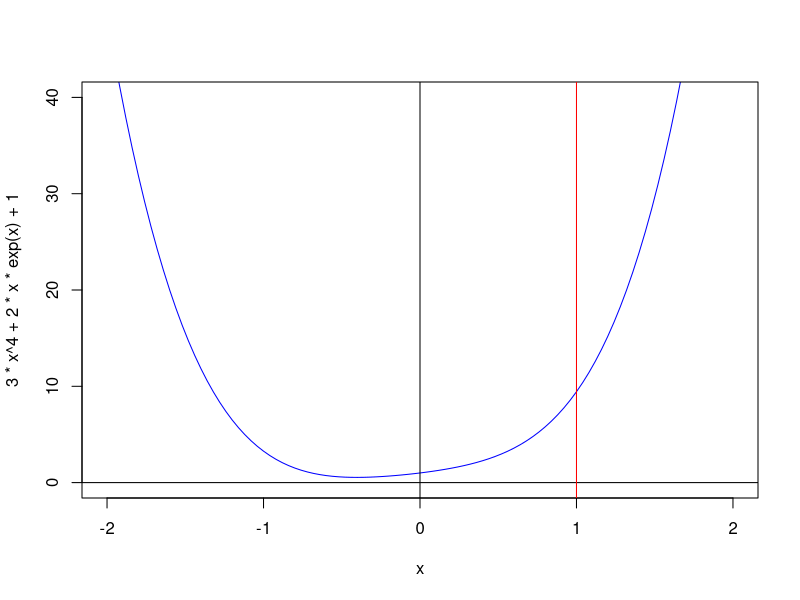
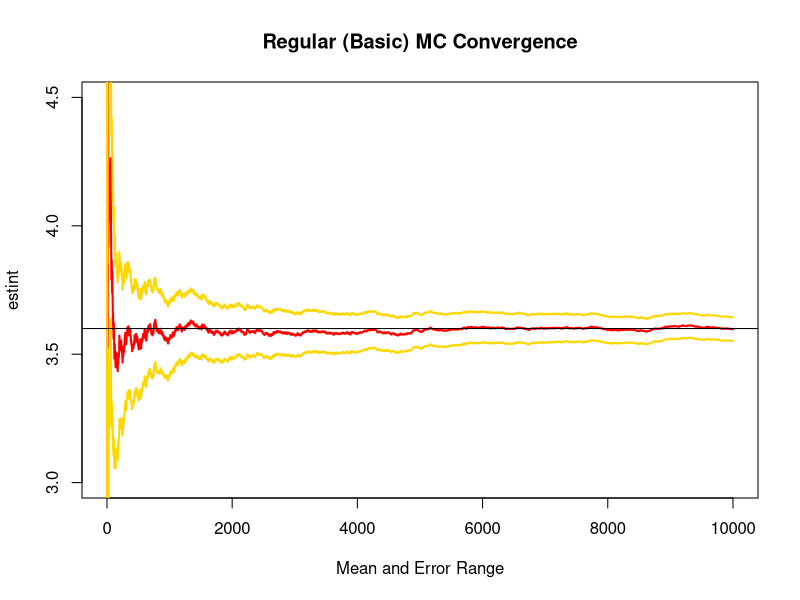
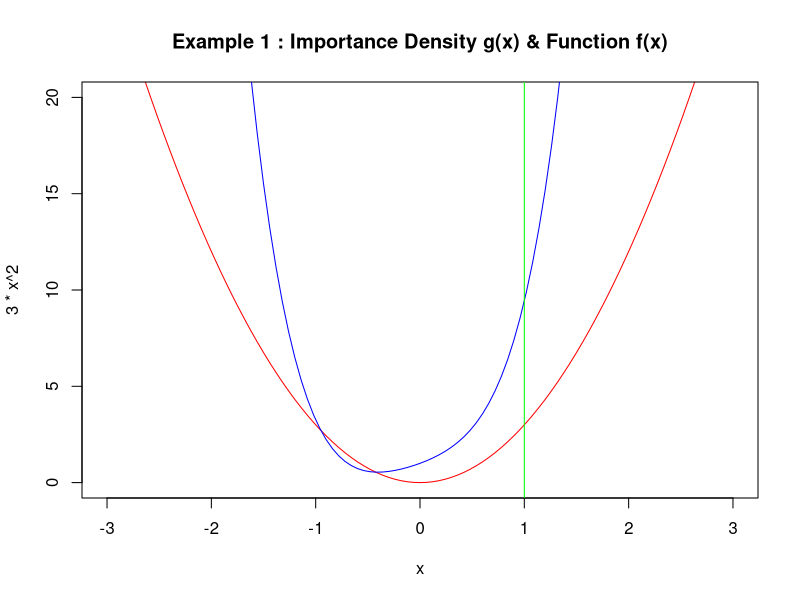
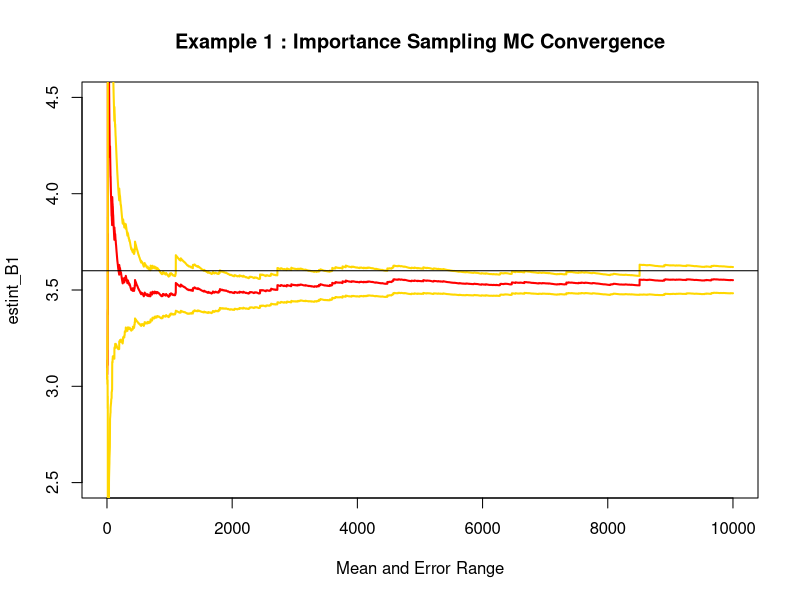
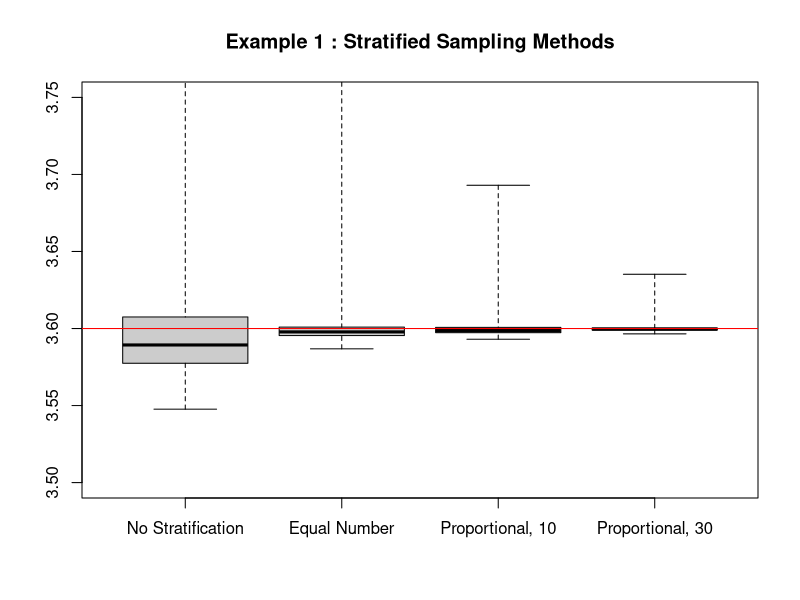

These figures' R source, in order: (Note: a time limit stopped this script after it produced the figures.)
# ===================================================================================================================================
# 1) Compare the following methods of Monte Carlo integration: A) Regular Monte Carlo ; B) Importance Sampling ; C) Stratified Sampling

# First we need to find an example/ an appropriate function to be integrated through different methods:

# First example function: f(x) = 3x^4 + 2x exp(x) + 1

# plotting the chosen function using built-in function curve()
curve(3*x^4 + 2*x*exp(x) + 1 , xlim=c(-2,2), ylim=c(0,40), col="blue")
abline(h=0, col="black")
abline(v=0, col="black")
abline(v=1, col="red")

# The true value of the integral we are interested in, evaluated over interval (0, 1):
integrate(function(x){3*x^4 + 2*x*exp(x) + 1}, 0, 1)

# >> We proceed with this example to perform our simulations, i.e. our function 'f' is : f(x) = 3*x^4 + 2*x*exp(x) +1 and we would like 
# to find its integral over: (0, 1) for example.

# ===================================================================================================================================
# A) Regular (Basic) Monte Carlo:

# We implement this method as a function, this will help with the simulation study/comparison that comes next:

# The basic/simple MC to convert the integral into an expectation.
option_A	<-	function(n){
            
            # our integral's upper bound (or: max - min)
						z <- 1
						
						# uniform RVs: u ~ u [0, 1]
						u	<- runif(n, min= 0, max= z)
						
						# This is the function h. NOTE: we need to multiply by upper bound z to convert the expression back to the original integral 
						# we are interested in. It is necessary because unifrom RVs are essentially dividing the expression by z and hence the need
						# for multiplying by z to revert it.
						h	<- z * (3*u^4+2*u*exp(u)+1)
						
						# evaluating the expectation to get a value for the integral
						return(mean(h))
}

# Checking for different numbers of replications (iterations) n to get an overall picture of the behaviour of this method :
# Note: results get much closer to the true value of integral as n increases!
option_A(10^2)    # n = 100
option_A(10^3)    # n = 1,000
option_A(10^6)    # n = 1,000,000

integrate(function(x){3*x^4+2*x*exp(x)+1}, 0, 1)

# We can also check whether the estimates converge to the true value of the integral for a single sequence of simulations:

set.seed(123456)
estint  <- rep(0, 10^4)
esterr  <- rep(0, 10^4)
z 			<- 1
u				<-	runif(10^4, min= 0, max= z)
hA			<-	 z * (3*u^4+2*u*exp(u)+1)
for (i in 1:10^4){
	estint[i] 	<- sum(hA[1:i]) / (i) 
	esterr[i] 	<- sqrt(sum((hA[1:i]-estint[1:i])^2))  / i 
}

plot(estint, xlab="Mean and Error Range", type="l", lwd=2, col= "red", ylim= c(3,4.5), main="Regular (Basic) MC Convergence")
lines(estint + 2*esterr, col= "gold", lwd=2)
lines(estint - 2*esterr, col="gold", lwd=2)
abline(h=3.6)

# By the 10^4 th simulation this given sequence gets very close to the true value of the integral

# ===================================================================================================================================
# B) Importance Sampling: hypothetically, we have an infinite number of combinations for the function f and the candidate density g. 
# However, we would like the density to have certain properties that match the function's properties. 
# We take two different importance densities and compare their performance:

# IMPORTANCE DENSITY No 1:

# We propose that g(x) = c * x^2 and evaluate the integral x^2 over [0, 1] to find that c = 3 : 
# Proceeding with g(x) = 3*x^2 as our importance density and plotting both g and f :

# g, the importance (or:instrumental) density
curve(3*x^2, xlim=c(-3,3), ylim=c(0,20), col="red", main="Example 1 : Importance Density g(x) & Function f(x)")
# f, the function
curve(3*x^4 + 2*x*exp(x) + 1 , xlim=c(-3,3), ylim=c(0,20), col="blue", add=T)
# upper bound of the integral
abline(v=1, col="green")

# 1) According to a rule of thumb, when the function f is large importance density g has to be large too. 
# In other words the candidate density g(x) has to be approximately proportional to the function f(x). 
# This rule holds in the case of g(x) = 3*x^2 and this is desirable.

# 2) In addition, we can see that it has a compatible support with our function h (i.e. g > 0 when h > 0).

# >> hence we continue with g(x) = 3*x^2

g_1 	<- function(x) {3*x^2}
f 		<-function(x) {(3*x^4 + 2*x*exp(x) + 1)}	
G_1		<-	function(x) {x^3}													
# Note also that inverse of G(x) is: (x)^(1/3)

# this function samples from the importance density g(x) by using the Inverse Transform method:
gene_1 <- function(n, min, max){
  	u  <- runif(n, 0, 1)
  	# inverse of G(x):
  	y  <- (G_1(min) + u*(G_1(max)-G_1(min))) ^ (1/3) 
  	return(y)
}


option_B1 <- function(n){
  # n uniform RVs generated	
	u <- runif(n, 0, 1)
	x <- gene_1(n, 0, 1)
	h <- f(x) / g_1(x)
	# evaluating the mean of h (a vector) once is equal to one estimate for our integral:
	return(mean(h))
}

# Note: results get much closer to the true value of integral as n increases
option_B1(10^2)     # n = 100
option_B1(10^3)     # n = 1,000
option_B1(10^6)     # n = 1,000,000


# Similar to part A, we can check the convergence of a single sequence to the true value of the integral when using this method :

set.seed(12345)
estint_B1 <- rep(0, 10^4)
esterr_B1	<- rep(0, 10^4)

# sampling from g(x) using the previously defined function gene()
h1				<-	 gene_1(10^4, 0, 1)
h2 				<- f(h1) / g_1(h1)
for (i in 1:10^4){
	estint_B1[i] 	<- sum(h2[1:i]) / (i) 
	esterr_B1[i] 	<- sqrt(sum((h2[1:i]-estint_B1[1:i])^2))  / i 
}

plot(estint_B1, xlab="Mean and Error Range", type="l", lwd=2, col= "red", main="Example 1 : Importance Sampling MC Convergence",
     ylim=c(2.5,4.5))
lines(estint_B1 + 2*esterr_B1, col= "gold", lwd=2)
lines(estint_B1 - 2*esterr_B1, col="gold", lwd=2)
abline(h=3.6)

# Again, the sequence converges close to the true value as the number of simulations increases

# ===================================================================================================================================
# C) Stratified Sampling:

f 		<- function(x) {(3*x^4 + 2*x*exp(x) + 1)}
# such that : h = f / g
h_1  	<- function(x) {(3*x^4 + 2*x*exp(x) + 1) / (3*x^2)}
G_1		<- function(x) {x^3}

# this function samples from the importance density g(x) by using the Inverse Transform method:
gene_1  <- function(n, min, max){
  	u 	<- runif(n, 0, 1)
  	y 	<- (G_1(min) + u*(G_1(max)-G_1(min))) ^ (1/3)   	
  	return(y)
}

# ===================================================================================================================================
# m strata, number of RVs taken on each stratum = ni = n/m --> equal number per stratum

strat_B1  <- function(n, m){
  
  res			<- rep(0, m)
  s				<- seq(0, 1, length.out=m+1)
  a				<- diff(G_1(s))	
  for(i in 1:m){
    u			<- gene_1(n/m, min=s[i], max=s[i+1])
    res[i] <- mean(h_1(u))
  }
  return(sum(a*res))
  
}

# evaluating once to check that it works
strat_B1(1000, 10)

# ===================================================================================================================================
# m strata, number of RVs taken on each stratum = ni = n*(a*devs)/sum(a*devs)  --> "proportional allocation"

strat_C1  <- function(n, m, B){
  
  devs		<- rep(0, m)
  s				<- seq(0, 1, length.out=m+1)	
  
  for(i in 1:m){
    u			<- gene_1(B, min=s[i], max=s[i+1])
    devs[i]	<- sd(h_1(u))
  }
  
  a				<- diff(G_1(s))
  # "proportional allocation" to each stratum:
  ens			<- n*(a*devs)/sum(a*devs)
  ens			<- round(ens)
  
  res			<- rep(0, m)
  s				<- seq(0, 1, length.out=m+1)
  # for each stratum do the following:
  for(i in 1:m){
    # sample according to importance density g (through function gene() defined earlier):
    u			<- gene_1(ens[i], min=s[i], max=s[i+1])
    # evaluate h (x=u) and take their average:
    res[i]<- mean(h_1(u))
  }
  # evaluating over all strata: our estimate for the integral:
  return(sum(a*res))
  
}

# evaluating once to check that it works:
strat_C1(1000, 10, 1000)

# ===================================================================================================================================
# Comparing the three different stratified sampling methods via a simple simulation study:

# making results reproducible by using the built-in set.seed() function
set.seed(1234567)

# Number of simulations for this study:
B	<- 10^3

# containers for three methods
resA1	<- rep(0, B)
resB1	<- rep(0, B)
resC1	<- rep(0, B)
resD1	<- rep(0, B)

n	<- 10^5

for(i in 1:B){
  # No stratification (i.e. m=1):
	resA1[i]		<- strat_B1(n, 1)
	# 10 strata, equal allocation
	resB1[i]		<- strat_B1(n, m=10)
	# 10 strata, proportional allocation:
	resC1[i] 		<- strat_C1(n, m=10, B=1000)
	# 30 strata, proportional allocation
	resD1[i]		<- strat_C1(n, m= 30, B=1000)
}

boxplot(resA1, resB1, resC1, resD1, names=c("No Stratification", "Equal Number", "Proportional, 10", "Proportional, 30"), 
        ylim=c(3.5,3.75), col=grey(0.8), range=0, main= "Example 1 : Stratified Sampling Methods")
# the 'true' value of the integral from before:
abline(h=3.6, col="red", lwd=1)

# Conclusion: As expected, the fourth method (30 strata with proportional allocation) is the most accurate of all stratified 
# methods above.

# ===================================================================================================================================
# Simulation Study: we now compare all different methods for this given importance density example:

# making results reproducible by using set.seed() function
set.seed(1234567)

# number of simulations
B		<-	10^4

# empty containers:
res1_1	<- rep(0, B)
res2_1	<- rep(0, B)
res3_1	<- rep(0, B)
res4_1	<- rep(0, B)
res5_1	<- rep(0, B)

n		<-	10^4

for(i in 1:B){
	res1_1[i]	<- option_A(n)
	res2_1[i]	<- option_B1(n)
	res3_1[i] <- strat_B1(n, m=10)	
	res4_1[i]	<- strat_C1(n, m=10, B=1000)
	res5_1[i] <- strat_C1(n, m=30, B=1000)
}

boxplot(res1_1, res2_1, res3_1, res4_1, res5_1, names=c("Basic MC", "Importance MC", "Strat A", "Strat B", "Strat C"),
        ylim=c(3.45,3.7), col=grey(0.8), range=0, main = "Example 1 : All Methods Compared")
abline(h=3.6, col="red", lwd=1)

# Conclusion: The stratified with proportional allocation (optimal) from each stratum and 30 strata is the best method. 
# It has the closest estimate to the true value of the integral as well as having the smallest error margin. 
# Next are the other stratified sampling methods followed by simple monte carlo and importance sampling.

# ===================================================================================================================================

# IMPORTANCE DENSITY No 2:  another importance density:

# We should redo parts B & C as A remains the same (because it does not depend on the candidate importance density).
# We propose that g(x) = c * x^3 and evaluate the integral x^3 over [0, 1] to find that c = 4 : 
# Proceeding with g(x) =  4*x^3 as our importance density and plotting both g and f :
 
# g, the importance density:
curve(4*x^3, xlim=c(-3,3), ylim=c(0,20), col="red", main="Example 2 : Importance Density g(x) & Function f(x)")
# f, the function:
curve(3*x^4 + 2*x*exp(x) + 1 , xlim=c(-3,3), ylim=c(0,20), col="blue", add=T)
# upper bound of the integral:
abline(v=1, col="green")

# According to a rule of thumb, when the function f is large importance density g has to be large too. 
# In other words the candidate density g(x) has to be approximately proportional to the function f(x). 
# This rule holds in the case of g(x) =  4*x^3 and this is desirable.

# 	>> hence we continue with g(x) =  4*x^3

g_2 		<- function(x) {4*x^3}
f 			<- function(x) {(3*x^4 + 2*x*exp(x) + 1)}		
G_2 		<- function(x) {x^4}										
# Note also that inverse of G(x) is: (x)^(1/4)

# this function samples from the importance density g(x) by using the Inverse Transform method
gene_2 <- function(n, min, max){
  	u  <- runif(n, 0, 1)
  	# inverse of G(x) :
  	y  <- (G_2(min) + u*(G_2(max)-G_2(min))) ^ (1/4)
  	return(y)
}


option_B2 <- function(n){
  # n uniform RVs generated	
	u <- runif(n, 0, 1)
	x <- gene_2(n, 0, 1)
	h <- f(x) / g_2(x)
	# evaluating the mean of h (a vector) once is equal to one estimate for our integral
	return(mean(h))
}

# Note: results get much closer to the true value of integral as n increases:
option_B2(10^2)     # n = 100
option_B2(10^3)     # n = 1,000
option_B2(10^6)     # n = 1,000,000


# Similar to part A and part B for Example no 1, we can check the convergence of a single sequence to the true value of the integral
# when using this method :

set.seed(12345)
estint_B2  <- rep(0, 10^4)
esterr_B2  <- rep(0, 10^4)
# sampling from g(x) using the previously defined function gene()
h1				<- gene_2(10^4, 0, 1)
h2 				<- f(h1) / g_2(h1)
for (i in 1:10^4){
	estint_B2[i] 	<- sum(h2[1:i]) / (i) 
	esterr_B2[i] 	<- sqrt(sum((h2[1:i]-estint_B2[1:i])^2))  / i 
}

plot(estint_B2, xlab="Mean and Error Range", type="l", lwd=2, col= "red", main="Example 2 : Importance Sampling MC Convergence",
     ylim=c(2.5,4.5))
lines(estint_B2 + 2*esterr_B2, col= "gold", lwd=2)
lines(estint_B2 - 2*esterr_B2, col="gold", lwd=2)
abline(h=3.6)

# Again, the sequence converges close to the true value as the number of simulations increases

# ===================================================================================================================================
# C) Stratified Sampling:

f 		<- function(x) {(3*x^4 + 2*x*exp(x) + 1)}
h_2 	<- function(x) {(3*x^4 + 2*x*exp(x) + 1) / (4*x^3)}				# s.t : h = f / g
G_2		<- function(x) {x^4}

# this function samples from the importance density g(x) by using the Inverse Transform method:
gene_2 <- function(n, min, max){
  	u  <- runif(n, 0, 1)
  	y  <- (G_2(min) + u*(G_2(max)- G_2(min))) ^ (1/4)   	
  	return(y)
}

# ===================================================================================================================================
# m strata, number of RVs taken on each stratum = ni = n/m --> equal number per stratum

strat_B2  <-	function(n, m){
  
  res			<-	rep(0, m)
  s				<-	seq(0, 1, length.out=m+1)
  a				<-	diff(G_2(s))	
  for(i in 1:m){
    u			<-	gene_2(n/m, min=s[i], max=s[i+1])
    res[i]<-	mean(h_2(u))
  }
  return(sum(a*res))
  
}

# evaluating once to check that it works
strat_B2(1000, 10)

# ===================================================================================================================================
# m strata, number of RVs taken on each stratum = ni = n*(a*devs)/sum(a*devs)  --> "proportional allocation"

strat_C2  <-	function(n, m, B){
  
  devs		<-	rep(0, m)
  s				<-	seq(0, 1, length.out=m+1)	
  
  for(i in 1:m){
    u			<-	gene_2(B, min=s[i], max=s[i+1])
    devs[i] <- sd(h_2(u))
  }
  
  a				<-	diff(G_2(s))	
  # "proportional allocation" to each stratum:
  ens			<-	n*(a*devs)/sum(a*devs)
  ens			<-	round(ens)
  
  res			<-	rep(0, m)
  s				<-	seq(0, 1, length.out=m+1)	
  
  # for each stratum do the following:
  for(i in 1:m){
    # sample according to importance density g (through function gene() defined earlier):
    u			<-	gene_2(ens[i], min=s[i], max=s[i+1])
    # evaluate h (x=u) and take their average:
    res[i]	<- mean(h_2(u))
  }
  # evaluating over all strata: our estimate for the integral:
  return(sum(a*res))
  
}

# evaluating once to check that it works:
strat_C2(1000, 10, 1000)

# ===================================================================================================================================
# Comparing the three different stratified sampling methods via a simple simulation study:

# making results reproducible by using the built-in set.seed() function
set.seed(1234567)
# Number of simulations for this study:
B				<-	10^3
# emptry containers for the three methods:
resA2		<- rep(0, B)
resB2		<- rep(0, B)
resC2		<- rep(0, B)
resD2		<- rep(0, B)

n		<-	10^5

for(i in 1:B){
	resA2[i]		<- strat_B2(n, 1)									# No stratification (m=1)
	resB2[i]		<- strat_B2(n, m=10)							# 10 strata, equal allocation
	resC2[i] 		<- strat_C2(n, m=10, B=1000)			# 10 strata, proportional allocation
	resD2[i]		<- strat_C2(n, m= 30, B=1000)			# 30 strata, proportional allocation
}

boxplot(resA2, resB2, resC2, resD2, names=c("No Stratification", "Equal Number", "Proportional, 10", "Proportional, 30"), 
        ylim=c(3.5,3.75), col=grey(0.8), range=0, main= "Example 2 : Stratified Sampling Methods")
# the 'true' value of the integral from before:
abline(h=3.6, col="red", lwd=1)

# Conclusion: As expected, the fourth method (30 strata with proportional allocation) is the most accurate of all stratified 
# methods above.

# ===================================================================================================================================
# Simulation Study: we now compare all different methods for this given importance density example:

set.seed(1234567)
B			<-	10^4
res1_2	<- rep(0, B)
res2_2	<- rep(0, B)
res3_2	<- rep(0, B)
res4_2 	<- rep(0, B)
res5_2	<- rep(0, B)

n		<-	10^4

for(i in 1:B){
	res1_2[i]	<- option_A(n)
	res2_2[i]	<- option_B2(n)
	res3_2[i] <- strat_B2(n, m=10)	
	res4_2[i]	<- strat_C2(n, m=10, B=1000)
	res5_2[i] <- strat_C2(n, m=30, B=1000)
}

boxplot(res1_2, res2_2, res3_2, res4_2, res5_2, names=c("Basic MC", "Importance MC", "Strat A", "Strat B", "Strat C"), 
        ylim=c(3.45,3.7), col=grey(0.8), range=0, main = "Example 2 : All Methods Compared")
abline(h=3.6, col="red", lwd=1)

# Conclusion: In this case too, the stratified with proportional allocation (optimal) from each stratum and 30 strata is
# the best method. It has the closest estimate to the true value of the integral as well as having the smallest error margin. 
# Next are the other stratified sampling methods followed by simple monte carlo and importance sampling. 
# Also note that this importance density does not do as well as the first density.

# ===================================================================================================================================
# After running all the above code, the following lines generate the comparative boxplot of all methods considered for both examples:

boxplot(res1_1, res2_1, res2_2, res3_1, res3_2, res4_1, res4_2, res5_1, res5_2, 
        names=c("Basic", "Importance 1", "Importance 2",
                "Strat A 1", "Strat A 2", "Strat B 1", "Strat B 2", 
                "Strat C 1", "Strat C 2"), ylim=c(3.45,3.7), col=grey(0.8),
                range=0, main = "Example 1 & 2 : All Methods Compared")
abline(h=3.6, col="red", lwd=1)

# And this generates all the functions in one graph:

# f,  the function:
curve(3*x^4 + 2*x*exp(x) + 1 , xlim=c(-3,3), ylim=c(-1,20), col="black", 
      lwd=2, main="Examples 1 & 2 : Importance Densities & Function f(x)")
# first density:
curve(3*x^2, xlim=c(-3,3), ylim=c(-1,20), col="blue", add=T)
# second density:
curve(4*x^3, xlim=c(-3,3), ylim=c(-1,20), col="red", add=T)
abline(v=1, col="green")																					
# ===================================================================================================================================
